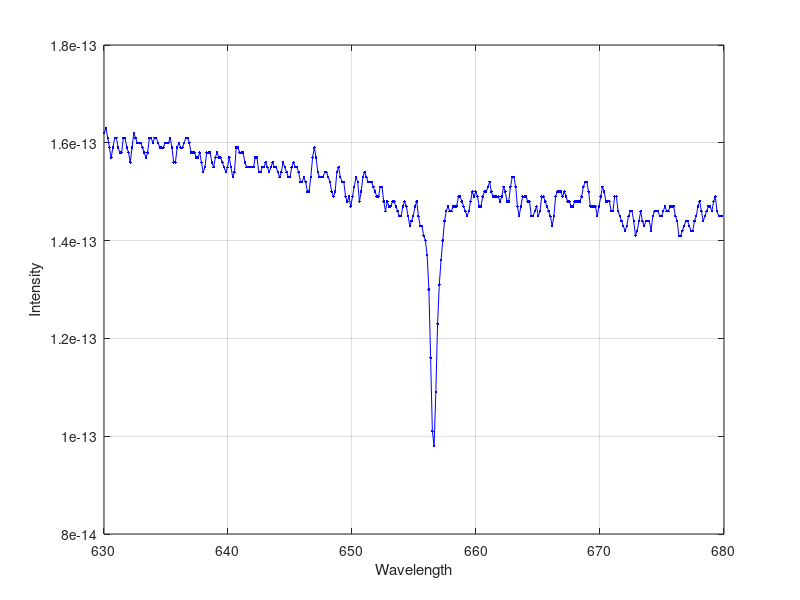

This figure's MATLAB source:
% Course: https://matlabacademy.mathworks.com/R2018b/portal.html?course=gettingstarted

% To calculate the velocity how much the star is away from earth
% A faint start HD 94028 in the constellation of Leo
% Variables loaded from 'electricy.mat'
% Name     : Size     : Description
% spectra  : 357 * 10 : evenly-spaced wavelengths data of different stars

% Clear variables
clc;
clear;

% Load data from .mat file
load('spectrum_data.mat', '-mat');

% Given observation data
% No of observation
no_observations = size(spectra, 1);
% Starting wavelength
lambdas_start = 630.02;
% Spacing between wavelength
lambdad_delta = 0.14;

% Calculate other required data from given data
lambda_end = lambdas_start + (no_observations - 1) * lambdad_delta;
% lambda (λ) containing the wavelengths in the spectrum, from λstart to λend, in steps of λdelta
lambda = [lambdas_start : lambdad_delta : lambda_end]';
% sixth column is the wavelength spectrum of star HD 94028
spectrum_data = spectra(: ,6);

% Plot wavelength spectrum to visualize the spike in spectrum
plot(lambda, spectrum_data, 'b.-');
grid on;
xlabel('Wavelength')
ylabel('Intensity')

[spectrum_Ha, idx] = min(spectrum_data);
lambda_for_Ha = lambda(idx);

